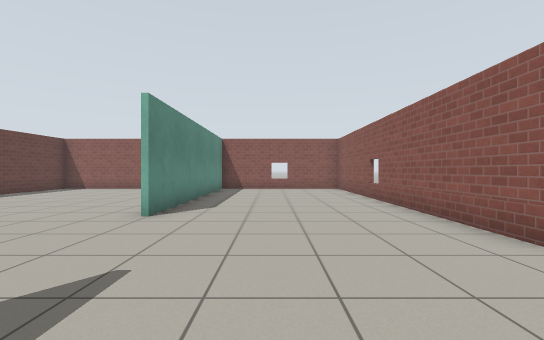
view 1 (above)

16 first-person views from a walk through a Gazebo world. The camera is 0.94 m above the floor, looks level and sees 90° across. The floor is counted in squares, 1 m on a side. Each view is taken from the middle of a square. On the plan, view 1 faces up. The plan holds only what a view shows up to about 11 squares ahead; the rest is blank. Simple patterns stand in for the simulator's built-in surfaces.

view 2
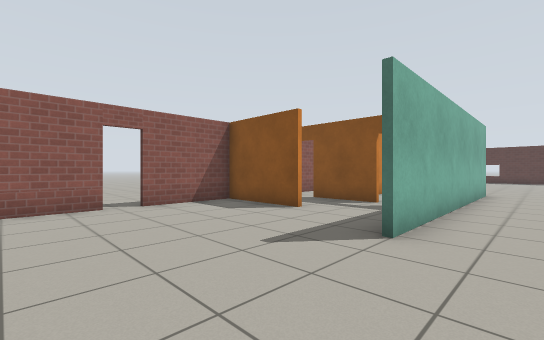

view 3
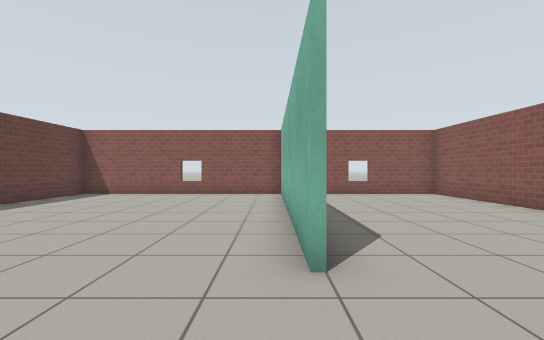

view 4
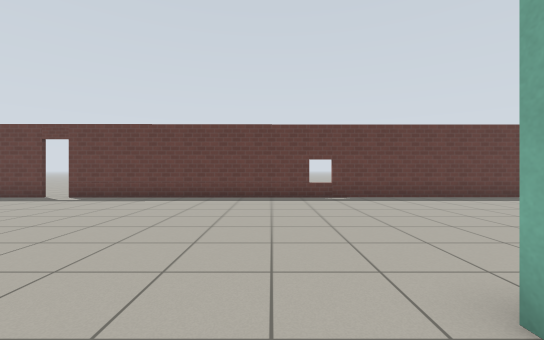

view 5
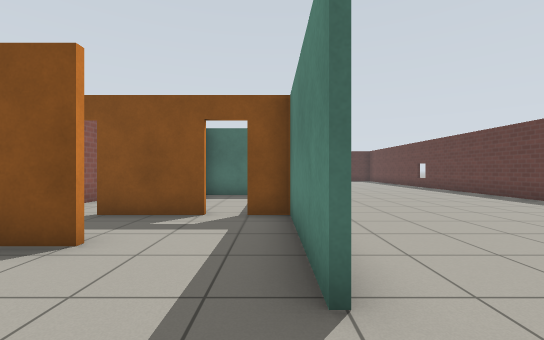

view 6
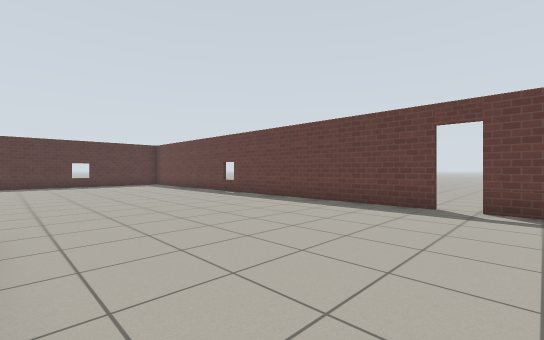

view 7
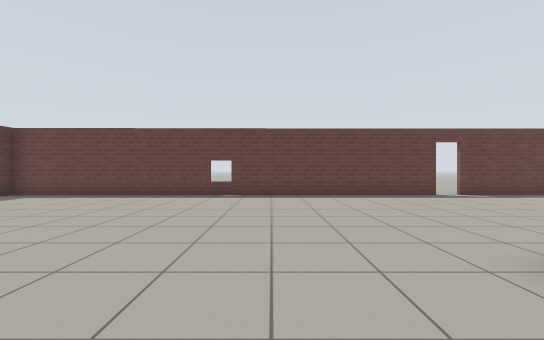

view 8
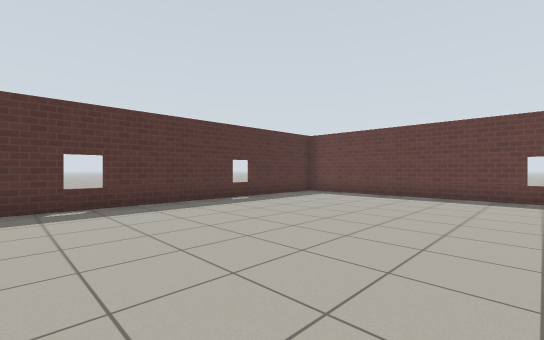

view 9
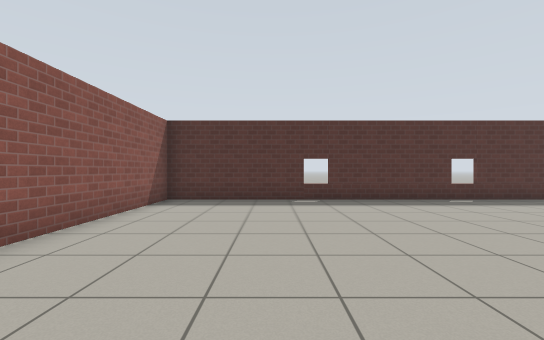

view 10
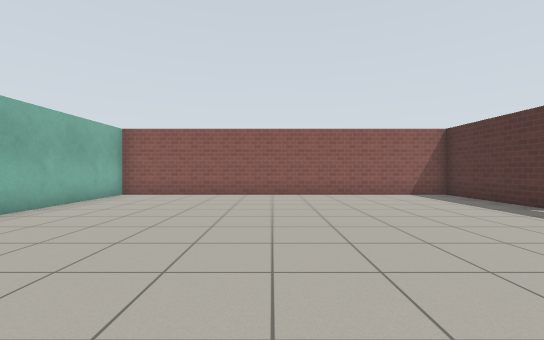

view 11
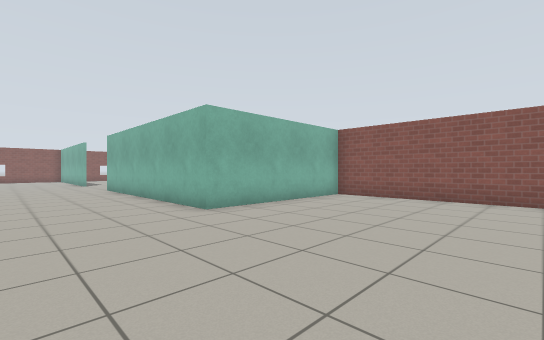

view 12
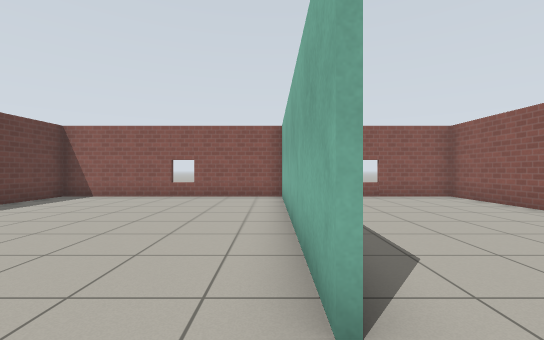

view 13
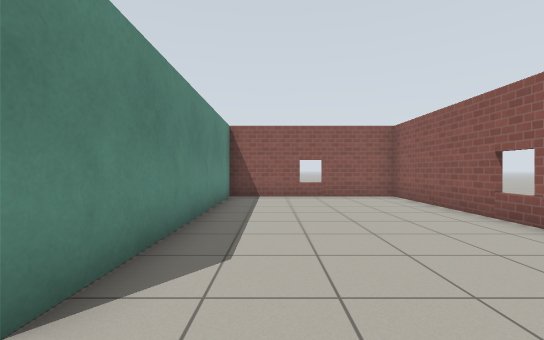

view 14
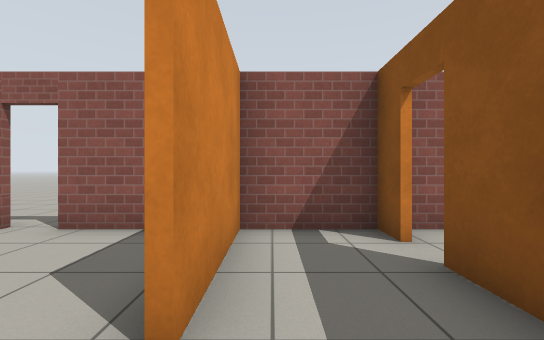

view 15
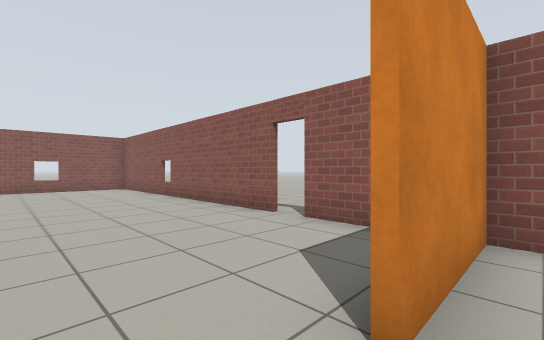

view 16
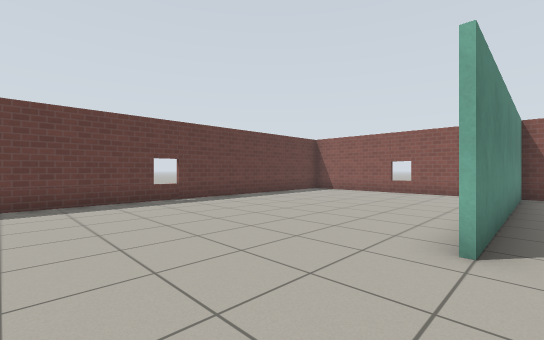

### Floor plan
Ten units are one square. View 1 is at (0, 0); x grows to the right and y downward. Boxes are objects, and circles mark ways between rooms. Rooms are numbered by the first view taken in them; rooms with no view inside come last. Other rooms are left out.
<svg viewBox="-109 -141 148 342">
<path fill="none" stroke="#000" d="M-6 27 17 27M-25 -12 -25 27M34 5 4 5M33 27 33 0M4 3 34 3M-103 37 -101 196 33 196 33 73 -26 73 -26 -12M33 0 33 -25M-26 -55 -26 -136 -104 -136 -103 30M33 -32 33 -136 -25 -136 -25 -55M-11 72 5 72"/>
<circle cx="-5" cy="0" r="3" fill="#2a7"/>
<circle cx="-10" cy="30" r="3" fill="#2a7"/>
<text x="0" y="10">1</text>
<text x="-40" y="30">2</text>
<text x="-10" y="50">3</text>
</svg>
Room 1 opens to room 2. Room 1 opens to room 3.

Where each view was taken, in squares from view 1:
view 1: 0 up, 0 right, facing up
view 2: 5 up, 4 left, facing down-right
view 3: 3 up, 3 left, facing up
view 4: 4 up, 1 left, facing left
view 5: 3 up, 2 left, facing down
view 6: 2 down, 3 left, facing down-left
view 7: 10 down, 0 right, facing left
view 8: 12 down, 0 right, facing down-left
view 9: 11 down, 0 right, facing down
view 10: 13 down, 7 left, facing right
view 11: 13 down, 6 left, facing up-right
view 12: 4 up, 3 left, facing up
view 13: 4 up, 1 left, facing up
view 14: 1 down, 1 left, facing right
view 15: 1 down, 1 left, facing up-right
view 16: 2 up, 2 left, facing up-left
